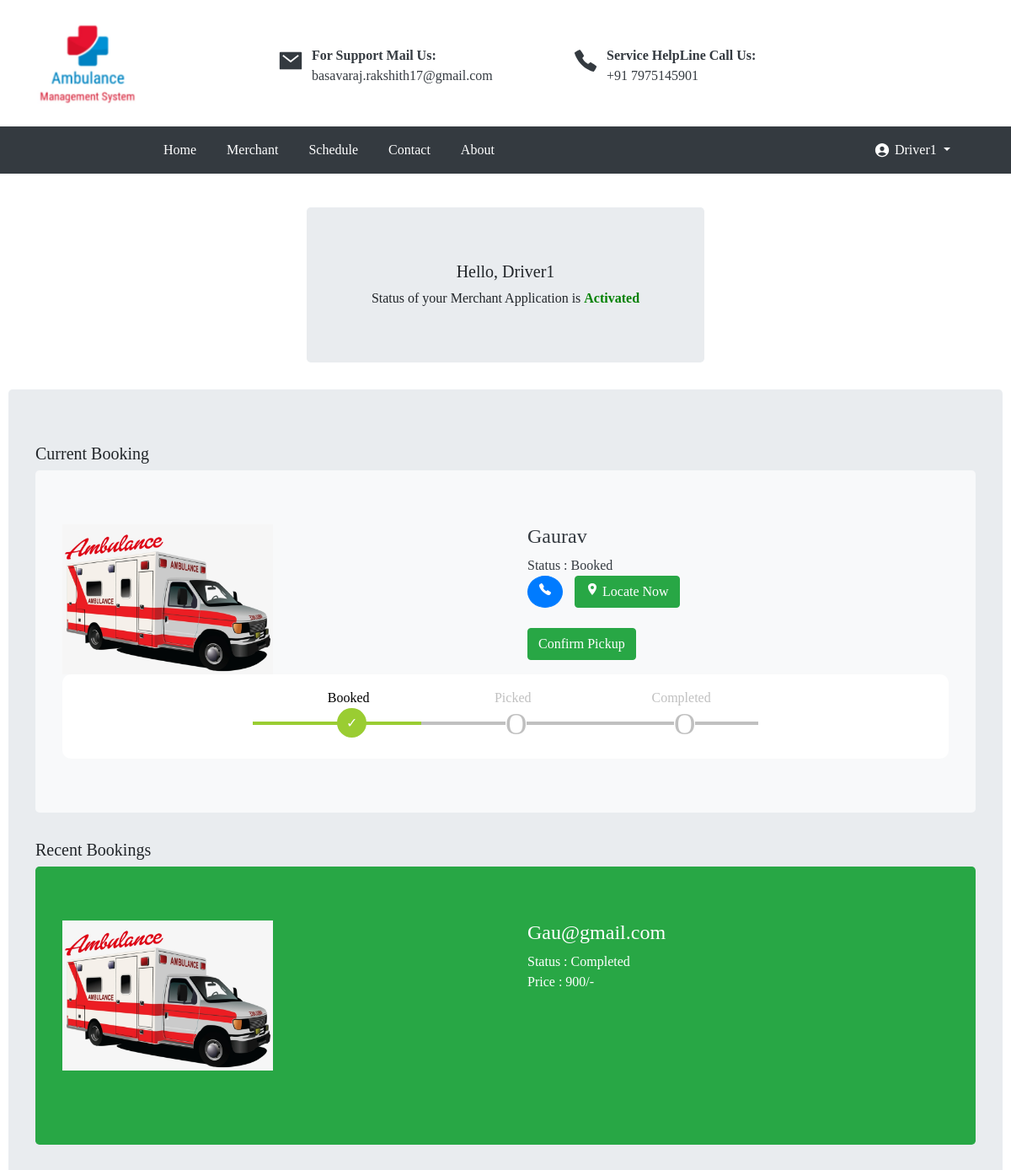
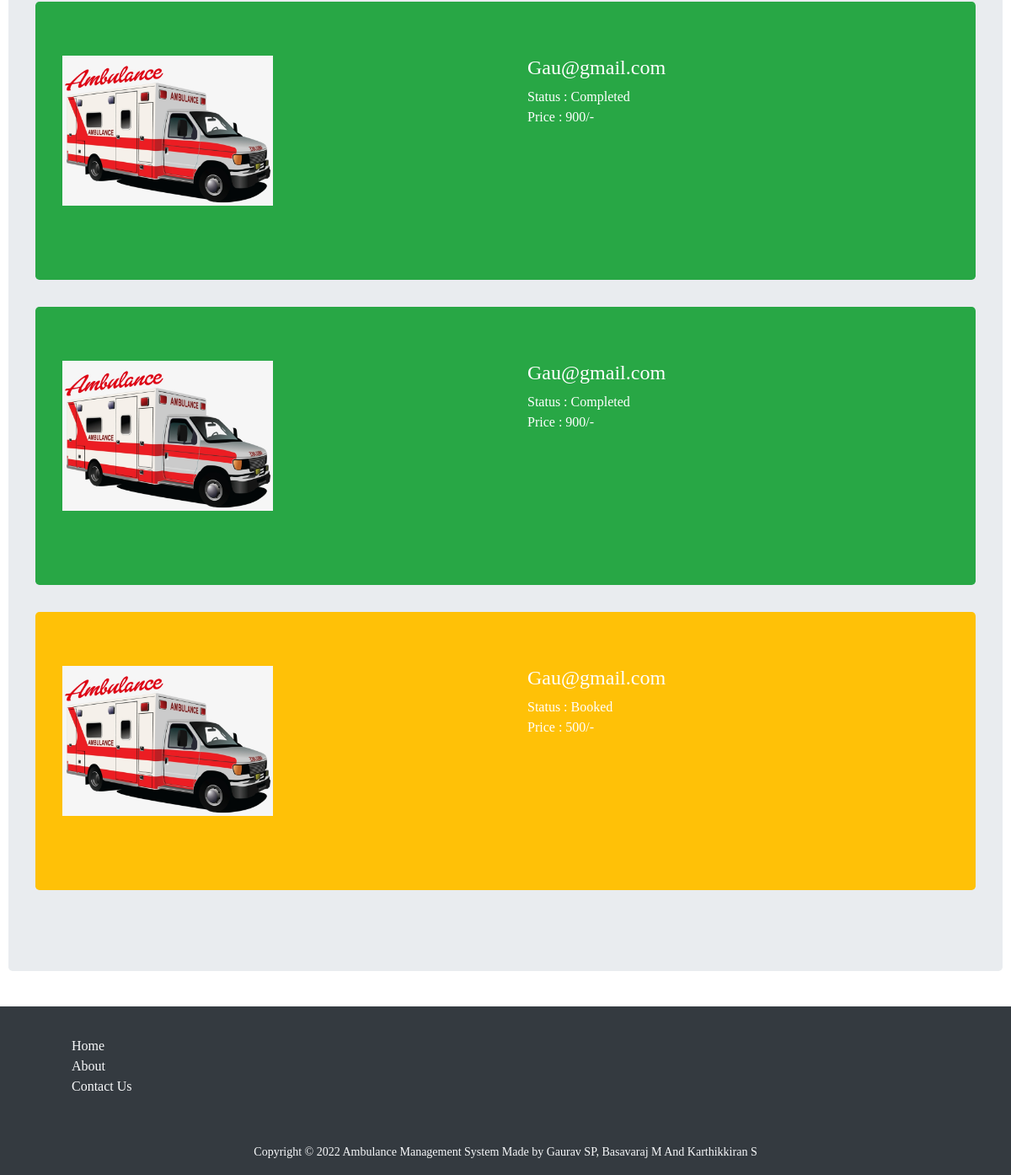
Page /merchant.php (signed in) on the committed database (2 pictures, top to bottom).
### tables this page shows
CREATE TABLE `drivers` (
  `Mail` varchar(200) NOT NULL,
  `Vehicle` varchar(50) NOT NULL,
  `Status` varchar(50) NOT NULL,
  `Price` bigint(100) NOT NULL
);

CREATE TABLE `bookings` (
  `patient` varchar(200) NOT NULL,
  `driver` varchar(200) NOT NULL,
  `address` varchar(255) NOT NULL,
  `price` bigint(10) NOT NULL,
  `status` varchar(50) NOT NULL,
  `travelon` datetime NOT NULL,
  `droploc` varchar(255) NOT NULL
);

CREATE TABLE `user` (
  `Name` varchar(100) NOT NULL,
  `Mail` varchar(200) NOT NULL,
  `Mobile` bigint(10) NOT NULL,
  `Acctype` varchar(20) NOT NULL,
  `Password` varchar(255) NOT NULL,
  `Address` varchar(255) NOT NULL
);

### merchant.php (the view, shortened to what this page needs)
<?php
	$title = "Merchant";
	include("header.php");
?>
<div class="main-content">
	<?php
		require_once "assets/php/db/config.php";
		$mail = $_SESSION['mail'];
		$cond = "SELECT * FROM `drivers` WHERE `Mail` = '$mail'";
		$chck = mysqli_query($link, $cond);
		if ($chck) {
			if(mysqli_num_rows($chck)>0){
				$data = mysqli_fetch_array($chck);
				?><center>
					<div class="jumbotron" style="width:40%">
						<h5>Hello, <?php echo $_SESSION['name']; ?></h5>
						Status of your Merchant Application is <strong style="color:<?php if( $data['Status'] === "Rejected" ){ echo "red"; }else{ echo "green"; } ?>;"><?php echo $data['Status']; ?></strong>
					</div></center>
				<?php
				if ($data['Status'] === "Activated") {
					?>
						<div class="jumbotron">
							<h5>Current Booking</h5>
							<?php
			require_once "assets/php/db/config.php";
			$cond = "SELECT * FROM `bookings` WHERE `driver`='$mail'";
			$chck = mysqli_query($link, $cond);
			if ($chck) {
				while ($book = mysqli_fetch_array($chck)) {
					if ($book['status'] != "Completed") {
						$drivermail = $book['patient'];
						$cond = "SELECT * FROM `user` WHERE `Mail` = '$drivermail'";
						$driver = mysqli_fetch_array(mysqli_query($link, $cond));
						?>
						<div class="jumbotron bg-light text-dark" style="color:#fff">
							<img src="assets/img/favicon.png" style="width: 250px;">
							<div style="float:right;width: 500px;">
								<h4><?php echo $driver['Name']; ?></h4>
									Status : <?php echo $book['status']; ?><br>
									<a href="tel:<?php echo $driver['Mobile']; ?>" class="btn btn-primary" style="border-radius: 50%;"><ion-icon name="call"></ion-icon></a>
									<a href="http://maps.google.com/?q=<?php echo rawurlencode($driver['Address']); ?>" target="_blank" class="btn btn-success" style="margin-left:10px"><ion-icon name="location-sharp"></ion-icon> Locate Now</a><br><br>
									<?php if ($book['status'] === "Booked") {
										echo '<a href="updatebooking.php?id='.$book['driver'].'&stat=' . $book['status'] . '" class="btn btn-success">Confirm Pickup</a>';
									}
									?>
							</div>
							<ol class="progtrckr" data-progtrckr-steps="5">
    							<li class="<?php if($book['status'] === "Booked"){ echo "progtrckr-done"; }elseif($book['status'] === "Picked"){ echo "progtrckr-done"; }elseif($book['status'] === "Completed"){ echo "progtrckr-done"; }else{ echo "progtrckr-todo"; } ?>">Booked</li><li class="<?php if($book['status'] === "Picked"){ echo "progtrckr-done"; }elseif($book['status'] === "Completed"){ echo "progtrckr-done"; }else{ echo "progtrckr-todo"; } ?>">Picked</li><li class="<?php if($book['status'] === "Completed"){ echo "progtrckr-done"; }else{ echo "progtrckr-todo"; } ?>">Completed</li>
							</ol>
						</div>
						<?php
					}
					if (($book['status'] != "Completed")) {
						break;
					}else{
						$bookavail = false;
					}
				}
			}
		?>
							<h5>Recent Bookings</h5>
							<?php
		require_once "assets/php/db/config.php";
		$cond = "SELECT * FROM `bookings` WHERE `driver`='$mail'";
		$chck = mysqli_query($link, $cond);
		if ($chck) {
			while ($book = mysqli_fetch_array($chck)) {
				?>
				<div class="jumbotron <?php if($book['status'] === "Completed"){
					echo "bg-success";
				}elseif($book['status'] === "Canceled"){
					echo "bg-danger";
				}else{
					echo "bg-warning";
				} ?>" style="color:#fff">
					<img src="assets/img/favicon.png" style="width: 250px;">
					<div style="float:right;width: 500px;">
						<h4><?php echo $book['patient']; ?></h4>
						Status : <?php echo $book['status']; ?><br>
						Price : <?php echo $book['price']; ?>/-
					</div><br><br>
				</div>
				<?php
			}
		}
	?>
						</div>
					<?php
				}
			}
		}
	?>
</div>
<?php include("footer.php"); ?>

### header.php (shortened to what this page needs)
<!DOCTYPE html>
<html>
<head>
	<link rel="stylesheet" href="https://cdn.jsdelivr.net/npm/bootstrap@4.6.1/dist/css/bootstrap.min.css">
	<link rel="stylesheet" type="text/css" href="assets/css/style.css">
</head>
<body>
  <div style="height:150px; background-color: #fff;" class="text-dark">
    <div class="container" style="padding: 50px 0 0 0;">
    <a href="/ambulance" style="text-decoration: none;" class="text-dark"><img src="assets/img/logo.jpeg" style="margin-top: -40px;" width="150px"></a>
    <div style="margin-left:300px;margin-top: -80px;">
      <ion-icon name="mail-sharp" style="font-size: 30px;"></ion-icon><div style="margin-left: 40px;margin-top: -40px;">
      <b>For Support Mail Us:</b><br><a href="mailto:basavaraj.rakshith17@gmail.com" class="text-dark">basavaraj.rakshith17@gmail.com</a></div>
    </div>
    <div style="margin-left:650px;margin-top: -45px;"><ion-icon name="call-sharp" style="font-size: 30px;"></ion-icon><div style="margin-left: 40px;margin-top: -40px;"><b>Service HelpLine Call Us:</b><br><a href="tel:7975145901" class="text-dark">+91 7975145901</a></div></div>
    </div>
  </div>
	<nav class="navbar navbar-expand-lg navbar-dark bg-dark">
  <div class="collapse navbar-collapse" id="navbarNavDropdown">
    <ul class="navbar-nav" style="width:100%;margin-left:170px">
      <li class="nav-item <?php if($title === "Home"){echo "active";} ?>">
        <a class="nav-link" href="/ambulance" style="color:#fff" onmouseover="this.style.color='#ccc'" onmouseout="this.style.color='#fff'">Home</a>
      </li>
      <li class="nav-item <?php if($title === "Merchant"){echo "active";} ?>">
        <a class="nav-link" href="merchant.php" style="color:#fff" onmouseover="this.style.color='#ccc'" onmouseout="this.style.color='#fff'">Merchant</a>
      </li>
      <li class="nav-item <?php if($title === "Schedule an Ambulance"){echo "active";} ?>">
        <a class="nav-link" href="schedule.php" style="color:#fff" onmouseover="this.style.color='#ccc'" onmouseout="this.style.color='#fff'">Schedule</a>
      </li>
      <li class="nav-item <?php if($title === "Contact Us"){echo "active";} ?>">
        <a class="nav-link" href="feedback.php" style="color:#fff" onmouseover="this.style.color='#ccc'" onmouseout="this.style.color='#fff'">Contact</a>
      </li>
      <li class="nav-item">
        <a class="nav-link" href="/ambulance#about" style="color:#fff" onmouseover="this.style.color='#ccc'" onmouseout="this.style.color='#fff'">About</a>
      </li>
      <?php
        if (!$_SESSION['Arogyvaahan'] === true) {
          ?>
            <li class="nav-item <?php if($title === "Login"){echo "active";} ?>" style="margin-left: 44%;" id="logbtn">
              <a class="nav-link" href="login.php" style="color:#fff" onmouseover="this.style.color='#ccc'" onmouseout="this.style.color='#fff'">Login / Register</a>
            </li>
          <?php
        }else{
      ?>
      <li class="nav-item dropdown <?php if($title === "Profile"){echo "active";} ?>" style="margin-left: 44%;" id="logbtn">
        <a class="nav-link dropdown-toggle" href="#" id="navbarDropdownMenuLink" role="button" data-toggle="dropdown" aria-expanded="false" style="color:#fff" onmouseover="this.style.color='#ccc'" onmouseout="this.style.color='#fff'">
          <ion-icon name="person-circle" style="font-size: 20px; margin: 2px 0 0 -25px;position: absolute;"></ion-icon><?php echo $_SESSION['name']; ?>
        </a>
      </li>
    <?php } ?>
    </ul>
  </div>
</nav>

### footer.php (shortened to what this page needs)
<div class="text-light bg-dark" style="height:200px;padding:10px">
	<div class="container">
		<ul type="none" style="margin-top: 25px;">
			<li><a href="/ambulance" class="text-light" style="text-decoration: none;">Home</a></li>
			<li><a href="/ambulance#about" class="text-light" style="text-decoration: none;">About</a></li>
			<li><a href="feedback.php" class="text-light" style="text-decoration: none;">Contact Us</a></li>
		</ul>
		<div style="text-align:center;margin-top: 55px;font-size:14px">Copyright &copy; 2022 Ambulance Management System Made by Gaurav SP, Basavaraj M And Karthikkiran S</div>
	</div>
</div>
</body>
</html>

### assets/css/style.css (style rules this page uses)
* { font-family: "Times New Roman", sans-serif; }
.main-content { min-height: calc(100vh - 57px); width: 100%; background-position: center; background-repeat: no-repeat; background-size: cover; padding: 10px; margin-top: 30px; }
ol.progtrckr { margin: 0; padding: 0; list-style-type none; background: #fff; height: 100px; border-radius: 10px; text-align: center; transition: .75s; }
ol.progtrckr li { display: inline-block; text-align: center; line-height: 3.5em; }
ol.progtrckr[data-progtrckr-steps="5"] li { width: 19%; }
ol.progtrckr li.progtrckr-done { color: black; border-bottom: 4px solid yellowgreen; }
ol.progtrckr li.progtrckr-todo { color: silver; border-bottom: 4px solid silver; }
ol.progtrckr li:after { content: "\00a0\00a0"; }
ol.progtrckr li:before { position: relative; bottom: -2.5em; float: left; left: 50%; line-height: 1em; }
ol.progtrckr li.progtrckr-done:before { content: "\2713"; color: white; background-color: yellowgreen; height: 2.2em; width: 2.2em; line-height: 2.2em; border: none; border-radius: 2.2em; }
ol.progtrckr li.progtrckr-todo:before { content: "\039F"; color: silver; background-color: white; font-size: 2.2em; bottom: -1.2em; }
.navbar-nav li { margin-right: 20px; }

### rows in the picture
drivers: Status "Activated"
bookings: user.Name "Gaurav", status "Booked", patient "Gau@gmail.com", price "500"
bookings: patient "Gau@gmail.com", status "Completed", price "900"
bookings: patient "Gau@gmail.com", status "Completed", price "900"
bookings: patient "Gau@gmail.com", status "Completed", price "900"

### other values in the picture
$_SESSION['name'] "Driver1"
